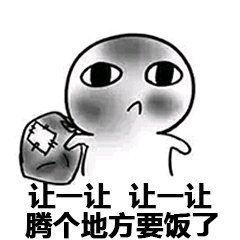
#> input picture 1/1.3numpy/1.3.2/asd.jpg, 240 x 240 px
$ python 1.3.2.py
#> lines starting #> are read from the running program, lines starting #| are printed output that depends on the picture
from PIL import Image
from numpy import *
from pylab import *
im = array(Image.open("asd.jpg").convert('L'),'f')
im2 = 255-im
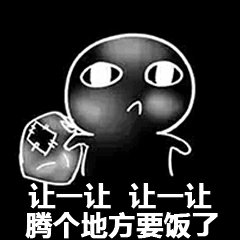
#> im2: shape (240, 240) float32; min 0, max 255, mean 48.2
imshow(im2)
show()
im3 = (100.0/255)*im +100
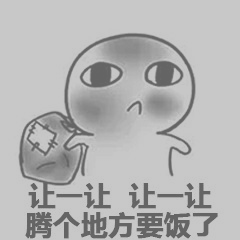
#> im3: shape (240, 240) float32; min 100, max 200, mean 181.1
imshow(im3)
show()
im4 = 255.0*(im/255.0)**2
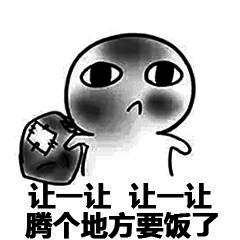
#> im4: shape (240, 240) float32; min 0, max 255, mean 194.5
imshow(im4)
show()
print(int(im.min()),int(im.max()))
#| 0 255

im5 = Image.fromarray(im)

im5.show()
